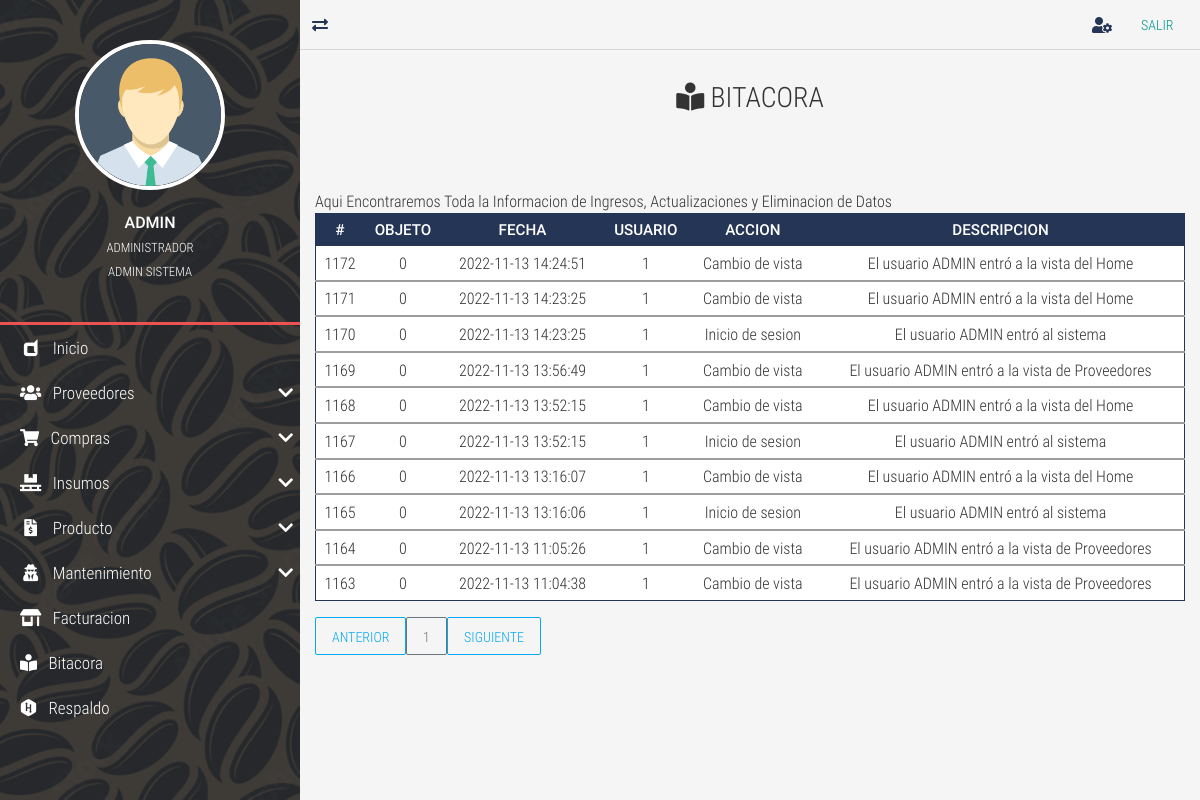
/bitacora/ (signed in), run on an earlier commit of the app's database.
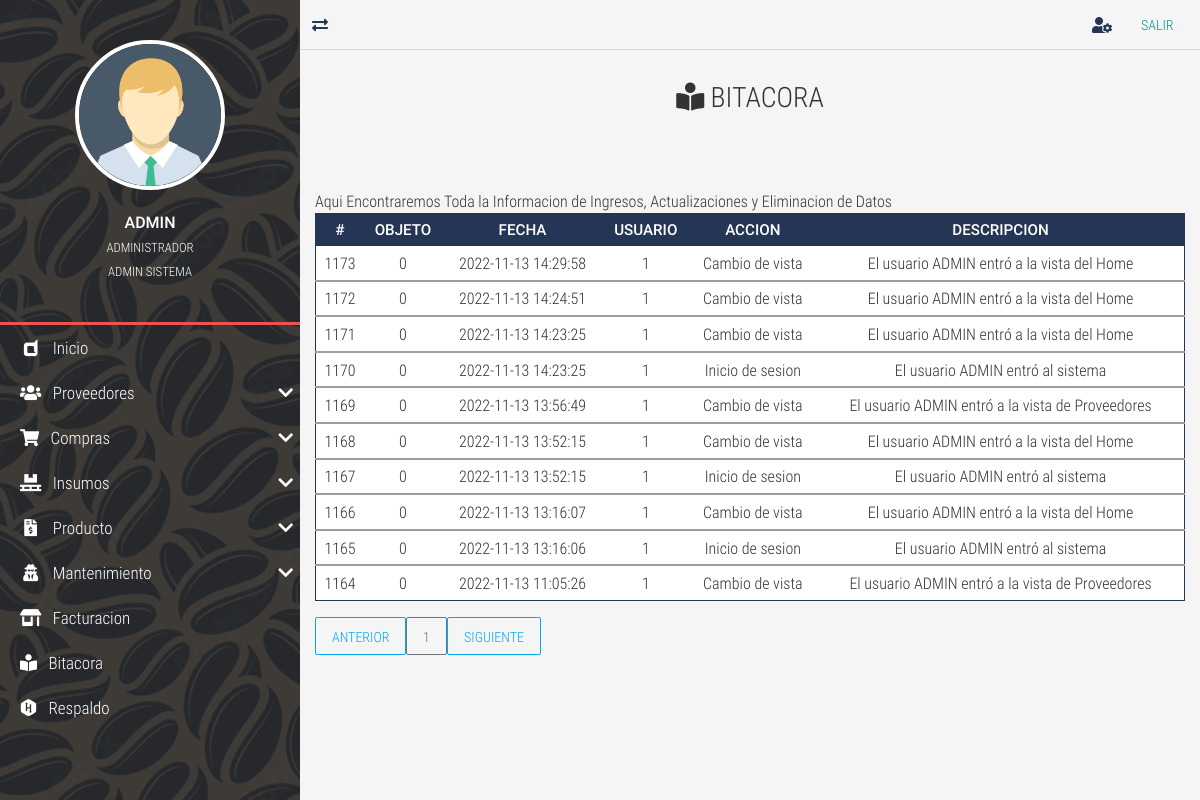
And on a later commit of the database.
### tables this page shows
CREATE TABLE `TBL_bitacora` (
  `id_bitacora` int NOT NULL AUTO_INCREMENT,
  `id_objeto` int DEFAULT NULL,
  `fecha` datetime NOT NULL,
  `id_usuario` int DEFAULT NULL,
  `accion` tinytext NOT NULL COMMENT 'accion realizada si es un ingreso nuevo, actualizacion. eliminacion o una consulta.',
  `descripcion` text,
  PRIMARY KEY (`id_bitacora`),
  KEY `FK_TBL_bitacora_TBL_usuarios` (`id_usuario`),
  CONSTRAINT `FK_TBL_bitacora_TBL_usuarios` FOREIGN KEY (`id_usuario`) REFERENCES `TBL_usuarios` (`id_usuario`)
);

### controladores/vistasControlador.php (called while the page is built)
<?php
	require_once "./modelos/vistasModelo.php";
	class vistasControlador extends vistasModelo{
		public function obtener_plantilla_controlador(){
			return require_once "./vistas/plantilla.php";
		}
		public function obtener_vistas_controlador(){
			if(isset($_GET['views'])){
				$ruta=explode("/", $_GET['views']);
				$respuesta=vistasModelo::obtener_vistas_modelo($ruta[0]);
			}else{
				$respuesta="login";
			}
			return $respuesta;
		}
	}

### index.php (called while the page is built, shortened)
<?php
	require_once "./controladores/vistasControlador.php";
	$plantilla = new vistasControlador();
	$plantilla->obtener_plantilla_controlador();

### modelos/vistasModelo.php (called while the page is built, shortened)
<?php
	class vistasModelo{
		protected static function obtener_vistas_modelo($vistas){
			$listaBlanca=["restaurar","respaldo","bitacora","prueba","proveedor-list","proveedor-new","proveedor-update","client-update","company"
			,"home","insumos-list","insumos-new","insumos-update","objetos-list","objetos-new","objetos-update","inventario-list","producto-list","producto-new",
			"reservation-pending","reservation-search","producto-update","user-list","rol-list","permisos-list","reservation-reservation","user-new","user-search",
			"user-update","salir","compra-list","compra-new","compra-search","compra-detalle", "parametros-list", "preguntas-list", "Tipo-Producto-new"];
			if(in_array($vistas, $listaBlanca)){
				if(is_file("./vistas/contenidos/".$vistas."-view.php")){
					$contenido="./vistas/contenidos/".$vistas."-view.php";
				}else{
					$contenido="404";
				}
			}elseif($vistas=="login" || $vistas=="index" || $vistas=="prueba" || $vistas=="rec-correo" || $vistas=="rec-preguntas" || $vistas=="cambiocontrasena"
			|| $vistas=="primer-ingreso" || $vistas=="verifica-codigo" || $vistas=="autoregistro" || $vistas=="preguntasusuario" || $vistas=="rsp"){
				$contenido="login";
			}else{
				$contenido="404";
				$contenido="rsp";
			}
			return $contenido;
		}
	}

### vistas/contenidos/bitacora-view.php (the view)
<div class="full-box page-header">
	<h3 class="text-center">
		<i class="fas fa-book-reader"></i> BITACORA
	</h3>
</div>
<div class="container-fluid">
	<div class="table-responsive">
    <caption>Aqui Encontraremos Toda la Informacion de Ingresos, Actualizaciones y  Eliminacion de Datos</caption>
	<table class="table table-dark table-sm" id="tblDatos">
		<thead>
			<tr class="text-center roboto-medium">
				<th>#</th>
				<th>OBJETO</th>
				<th>FECHA</th>
				<th>USUARIO</th>
				<th>ACCION</th>
				<th>DESCRIPCION</th>
			</tr>
		</thead>
		<?php
			include ("./cone.php");
			$sql="SELECT * FROM TBL_bitacora WHERE id_bitacora ORDER BY id_bitacora DESC ";
			$result=mysqli_query($conexion,$sql);
			while($mostrar=mysqli_fetch_assoc ($result)){
		?>
				<tbody>
					<tr class="text-center" >
						<td><?php echo $mostrar['id_bitacora']?></td>
						<td><?php echo $mostrar['id_objeto']?></td>
						<td><?php echo $mostrar['fecha']?></td>
						<td><?php echo $mostrar['id_usuario']?></td>
						<td><?php echo $mostrar['accion']?></td>
						<td><?php echo $mostrar['descripcion']?></td>
					</tr>
				</tbody>
		<?php
			}
		?>
	</table>
	<div id="paginador" class=""></div>

### vistas/plantilla.php (shortened to what this page needs)
<!DOCTYPE html>
<html lang="es">
<head>
	<?php include "./vistas/inc/Link.php"; ?>
</head>
<body>
	<?php
		require_once "./controladores/vistasControlador.php";
		$IV = new vistasControlador();
		$vistas=$IV->obtener_vistas_controlador();
		if($vistas=="login" || $vistas=="404" || $vistas=="olvido-contrasena" || $vistas=="rec-correo" || $vistas=="rec-preguntas" || $vistas=="cambiocontrasena"
		 || $vistas=="primer-ingreso" || $vistas=="verifica-codigo" || $vistas=="autoregistro" || $vistas=="preguntasusuario" || $vistas=="rsp" ){
			require_once "./vistas/contenidos/".$vistas."-view.php";
		}else{
			require_once './controladores/loginControlador.php';
	?>
	<main class="full-box main-container">
		<?php include "./vistas/inc/NavLateral.php"; ?>
		<section class="full-box page-content">
			<?php
				include "./vistas/inc/NavBar.php";
				include  $vistas;
			?>
		</section>
	</main>
	<?php
		}
	?>
</body>
</html>

### vistas/inc/Link.php (shortened to what this page needs)
<link rel="stylesheet" href="<?php echo SERVERURL; ?>vistas/css/normalize.css">
<link rel="stylesheet" href="<?php echo SERVERURL; ?>vistas/css/bootstrap.min.css">
<link rel="stylesheet" href="<?php echo SERVERURL; ?>vistas/css/bootstrap-material-design.min.css">
<link rel="stylesheet" href="<?php echo SERVERURL; ?>vistas/css/all.css">
<link rel="stylesheet" href="<?php echo SERVERURL; ?>vistas/css/sweetalert2.min.css">
<link rel="stylesheet" href="<?php echo SERVERURL; ?>vistas/css/jquery.mCustomScrollbar.css">
<link rel="stylesheet" href="<?php echo SERVERURL; ?>vistas/css/style.css">
<link rel="stylesheet" href="<?php echo SERVERURL; ?>vistas/css/estilos-login.css">

### vistas/inc/NavLateral.php (shortened to what this page needs)
<section class="full-box nav-lateral">
	<div class="full-box nav-lateral-content">
		<figure class="full-box nav-lateral-avatar">
			<img src="<?php echo SERVERURL; ?>vistas/assets/avatar/Avatar.png" class="img-fluid" alt="Avatar">
			<figcaption class="roboto-medium text-center">
				<?php echo $_SESSION['usuario_login']?>
				<br><small class="roboto-condensed-light"><?php echo $_SESSION['nombre_usuario']?> </small>
				<br><small class="roboto-condensed-light"><?php echo $_SESSION['rol']?> </small>
			</figcaption>
		</figure>
		<div class="full-box nav-lateral-bar"></div>
		<nav class="full-box nav-lateral-menu">
			<ul>
			<?php
			if($_SESSION['rol']=='ADMIN SISTEMA'){
				?>
				<li>
					<a href="<?php echo SERVERURL; ?>home/"><i class="fab fa-dashcube fa-fw"></i> &nbsp; Inicio</a>
				</li>
				<li>
					<a href="#" class="nav-btn-submenu"><i class="fas fa-users fa-fw"></i> &nbsp; Proveedores <i class="fas fa-chevron-down"></i></a>
				</li>
				<li>
					<a href="#" class="nav-btn-submenu"><i class="fas fa-shopping-cart"></i></i> &nbsp; Compras <i class="fas fa-chevron-down"></i></a>
				</li>
				<li>
					<a href="#" class="nav-btn-submenu"><i class="fas fa-pallet fa-fw"></i> &nbsp; Insumos <i class="fas fa-chevron-down"></i></a>
				</li>
				<li>
					<a href="#" class="nav-btn-submenu"><i class="fas fa-file-invoice-dollar fa-fw"></i> &nbsp; Producto <i class="fas fa-chevron-down"></i></a>
				</li>
				<li>
					<a href="#" class="nav-btn-submenu"><i class="fas  fa-user-secret fa-fw"></i> &nbsp; Mantenimiento <i class="fas fa-chevron-down"></i></a>
				</li>
				<li>
					<a href="<?php echo SERVERURL; ?>company/"><i class="fas fa-store-alt fa-fw"></i> &nbsp; Facturacion</a>
				</li>
				<li>
					<a href="<?php echo SERVERURL; ?>bitacora/"><i class="fas fa-book-reader"></i> &nbsp; Bitacora</a>
				</li>
				<li>
					<a href="<?php echo SERVERURL; ?>respaldo/"><i class="fab fa-hackerrank"></i></i> &nbsp; Respaldo</a>
				</li>
				<?php
				}?>
			</ul>
		</nav>
	</div>
</section>

### vistas/inc/NavBar.php
<nav class="full-box navbar-info">
	<a href="#" class="float-left show-nav-lateral">
		<i class="fas fa-exchange-alt"></i>
	</a>
	<a href="<?php echo SERVERURL; ?>user-update/">
		<i class="fas fa-user-cog"></i>
	</a>
	<a href="<?php echo SERVERURL?>salir/"><button type="button"
	class="btn btn-primary">Salir</button></a>
</nav>

### vistas/css/all.css (style rules this page uses)
.fa, .fas, .far, .fal, .fab { -moz-osx-font-smoothing: grayscale; -webkit-font-smoothing: antialiased; display: inline-block; font-style: normal; font-variant: normal; text-rendering: auto; line-height: 1; }
.fa-fw { text-align: center; width: 1.25em; }
.fa-book-reader:before { content: "\f5da"; }
.fa-chevron-down:before { content: "\f078"; }
.fa-dashcube:before { content: "\f210"; }
.fa-exchange-alt:before { content: "\f362"; }
.fa-file-invoice-dollar:before { content: "\f571"; }
.fa-hackerrank:before { content: "\f5f7"; }
.fa-pallet:before { content: "\f482"; }
.fa-shopping-cart:before { content: "\f07a"; }
.fa-store-alt:before { content: "\f54f"; }
.fa-user-cog:before { content: "\f4fe"; }
.fa-user-secret:before { content: "\f21b"; }
.fa-users:before { content: "\f0c0"; }
.fab { font-family: 'Font Awesome 5 Brands'; }
.fa, .fas { font-family: 'Font Awesome 5 Free'; font-weight: 900; }

### vistas/css/style.css (style rules this page uses)
:root { --color-one: #F5F5F5; --color-two: #24292E; --color-three: #EC5252; --form-color: #14111A; --accent-color: #253556; --border-color: #D8D8D8; }
body,html { font-family: 'roboto_condensed_light'; width: 100vw; height: 100vh; background-color: var(--color-one); color: #333; font-size: 16px; }
.full-box { margin: 0; padding: 0; box-sizing: border-box; width: 100%; }
.page-header { padding: 30px 20px 60px 20px; }
.page-header > :nth-child(1) { padding-bottom: 7px; }
.table thead th { color: #FFF; }
.table tbody tr { color: #333; transition: all .2s ease-in-out; }
.table-dark, .table { background-color: #fff; }
.table-dark { border: 1px solid var(--accent-color); }
.table-dark thead tr { background-color: var(--accent-color); }
.table-dark td, .table-dark thead th, .table-dark th { border: none; }
.roboto-medium { font-family: 'roboto_medium_regular'; }
.roboto-condensed-light { font-family: 'roboto_condensed_light'; }
.main-container { height: 100%; position: absolute; top: 0; left: 0; overflow: hidden; }
.page-content, .nav-lateral { height: 100%; overflow: hidden; }
.page-content { position: relative; padding-left: 300px; transition: all .2s ease-in-out; padding-bottom: 20px; }
.nav-lateral { width: 300px; position: absolute; top: 0; left: 0; z-index: 1; transition: all .2s ease-in-out; background-image: url('../assets/img/adobe.jpg'); background-position: center center; background-size: cover; }
.nav-lateral-content { max-width: 300px; height: 100%; background-color: rgba(36, 41, 46, .8); }
.nav-lateral-bar { height: 3px; background-color: var(--color-three); }
.nav-lateral-avatar { padding: 40px 0; }
.nav-lateral-avatar img { width: 50%; margin: 0 auto; display: block; border: 4px solid #FFF; border-radius: 100%; }
.nav-lateral-avatar figcaption { margin-top: 20px; color: #FFF; }
.nav-lateral-menu { height: auto; }
.nav-lateral-menu ul { margin: 0; padding: 0; list-style: none; }
.nav-lateral-menu ul li { width: 100%; height: auto; }
.nav-lateral-menu ul li a { display: block; width: 100%; height: 45px; line-height: 45px; text-decoration: none; color: #FFF; font-size: 17px; box-sizing: border-box; padding-left: 20px; transition: all .2s ease-in-out; }
.nav-lateral-menu .fa-chevron-down, .nav-lateral-menu .fa-chevron-up { float: right; height: 45px; line-height: 45px; margin-right: 7px; transition: all .2s ease-in-out; }
.navbar-info { height: 50px; border-bottom: 1px solid var(--border-color); text-align: right; padding-right: 10px; }
.navbar-info a { color: var(--accent-color); height: 50px; min-width: 40px; text-align: center; line-height: 50px; display: inline-block; transition: all .2s ease-out; user-select: none; }

What changed in the data, as far as the page shows it:
no longer on this page (row unchanged): tbl_bitacora: id_bitacora "1163", id_objeto "0", fecha "2022-11-13 11:04:38", id_usuario "1", accion "Cambio de vista", descripcion "El usuario ADMIN entró a la vista de Proveedores"
added tbl_bitacora: id_bitacora "1173", id_objeto "0", fecha "2022-11-13 14:29:58", id_usuario "1", accion "Cambio de vista", descripcion "El usuario ADMIN entró a la vista del Home"
